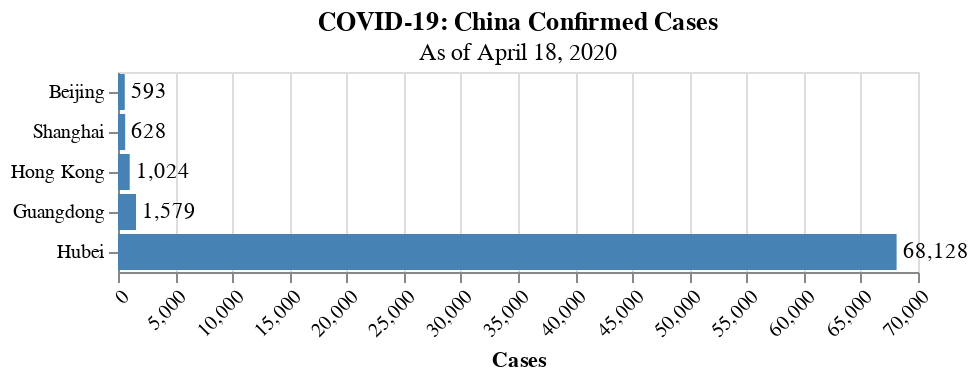

Notebook cell for this chart:
### Code cell
plot_case_qty(regions_china, regions_china.cases, 'COVID-19: China Confirmed Cases', 'Cases')

### Figure 1 — Vega-Lite specification as saved in the notebook (floating-point values rounded to 4 significant figures)
{"config": {"view": {"continuousWidth": 400, "continuousHeight": 300}, "axisX": {"labelAngle": -45}, "axisY": {"title": null}, "bar": {"color": "steelblue"}}, "layer": [{"mark": "bar", "encoding": {"x": {"type": "quantitative", "field": "Cases"}, "y": {"type": "ordinal", "field": "Region", "sort": "x"}}, "title": {"text": "COVID-19: China Confirmed Cases", "subtitle": "As of April 18, 2020"}}, {"mark": {"type": "text", "align": "left", "baseline": "middle", "dx": 3}, "encoding": {"text": {"type": "quantitative", "field": "Cases", "format": ","}, "x": {"type": "quantitative", "field": "Cases"}, "y": {"type": "ordinal", "field": "Region", "sort": "x"}}, "title": {"text": "COVID-19: China Confirmed Cases", "subtitle": "As of April 18, 2020"}}], "data": {"name": "data-3339bb891d4d468eaee9e2ad9bf8b409"}, "$schema": "https://vega.github.io/schema/vega-lite/v4.8.1.json", "datasets": {"data-3339bb891d4d468eaee9e2ad9bf8b409": [{"Region": "Hong Kong", "Cases": 1024}, {"Region": "Hubei", "Cases": 68128}, {"Region": "Shanghai", "Cases": 628}, {"Region": "Beijing", "Cases": 593}, {"Region": "Guangdong", "Cases": 1579}]}}
